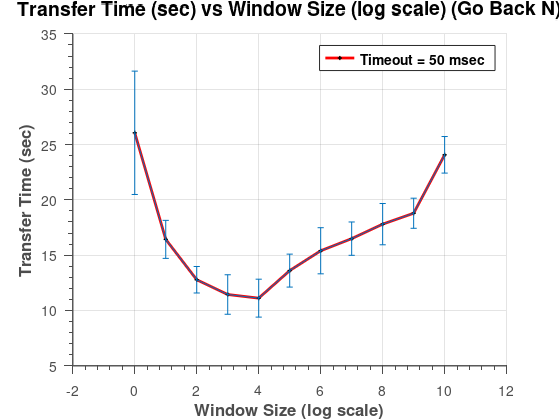
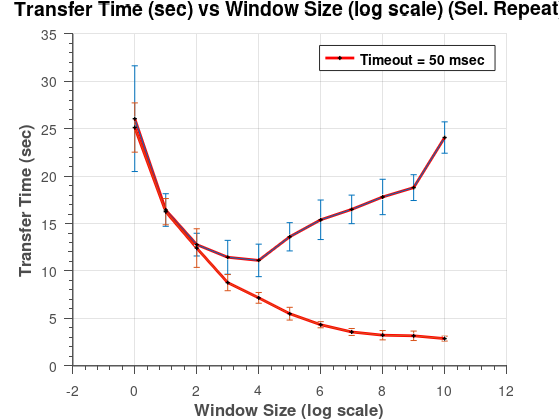
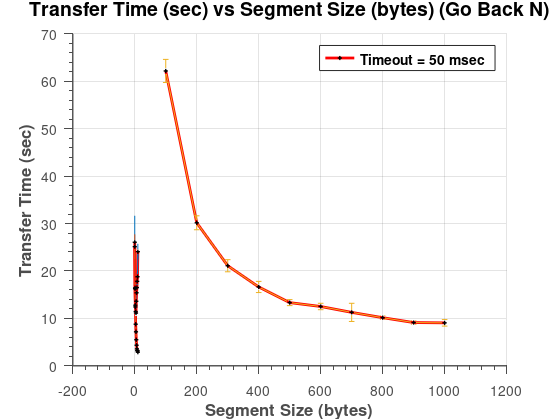
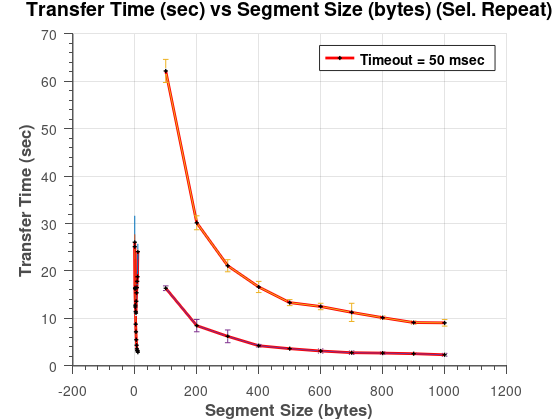

MATLAB code to generate these figures, in order:
function proj_visuals

%Task 1

    data = load('task1/results_task1_gobackn.txt');
    data(:, 1) = log2(data(:, 1));
    generate_single_plot(data, 'Transfer Time (sec) vs Window Size (log scale) (Go Back N)',...
                         'Window Size (log scale)', 'Transfer Time (sec)',...
                         {'Timeout = 50 msec'}, 'task1/figure_task1_gobackn.eps', 1);
                     
    data = load('task1/results_task1_selrepeat.txt');
    data(:, 1) = log2(data(:, 1));
    generate_single_plot(data, 'Transfer Time (sec) vs Window Size (log scale) (Sel. Repeat)',...
                         'Window Size (log scale)', 'Transfer Time (sec)',...
                         {'Timeout = 50 msec'}, 'task1/figure_task1_selrepeat.eps', 1);
                     
%Task 2
    data = load('task2/results_task2_gobackn.txt');
    generate_single_plot(data, 'Transfer Time (sec) vs Segment Size (bytes) (Go Back N)',...
                         'Segment Size (bytes)', 'Transfer Time (sec)',...
                         {'Timeout = 50 msec'}, 'task2/figure_task2_gobackn.eps', 1);
    
    data = load('task2/results_task2_selrepeat.txt');
    generate_single_plot(data, 'Transfer Time (sec) vs Segment Size (bytes) (Sel. Repeat)',...
                         'Segment Size (bytes)', 'Transfer Time (sec)',...
                         {'Timeout = 50 msec'}, 'task2/figure_task2_selrepeat.eps', 1);                 
                     
%Task 3
    data = load('task3/results_task3_gobackn.txt');
    prob = 0.01:0.01:0.1;    
    data = [prob' data];
    generate_single_plot(data, 'Transfer Time (sec) vs Segment Loss Probability (Go Back N)' ,...
                         'Loss Probability', 'Transfer Time (sec)',...
                         {'Timeout = 50 msec'}, 'task3/figure_task3_gobackn.eps', 1);
                     
    data = load('task3/results_task3_selrepeat.txt');
    prob = 0.01:0.01:0.1;    
    data = [prob' data];
    generate_single_plot(data, 'Transfer Time (sec) vs Segment Loss Probability (Sel. Repeat)' ,...
                         'Loss Probability', 'Transfer Time (sec)',...
                         {'Timeout = 50 msec'}, 'task3/figure_task3_selrepeat.eps', 1);                     
                     
                     
end


function generate_single_plot(data, ttl, xlbl, ylbl, lgnd, outputfilename, plotConfInterval)

figure(1);
confInterval = (data(:, 4) - data(:, 3))/2;

plot(data(:, 1), data(:, 2), 'rs-', 'LineWidth', 2, 'MarkerSize', 1, 'MarkerFaceColor' , [.49 1 .63], 'MarkerEdgeColor', 'k');
hold on;
confInterval = (data(:, 4) - data(:, 3))/2;
if (plotConfInterval)
    errorbar(data(:, 1), data(:, 2), confInterval);      
end
grid on;

hTitle = title(ttl);
hXLabel = xlabel(xlbl);
hYLabel = ylabel(ylbl);
hLegend = legend(lgnd, 'Location', 'Best');

set(gca,'FontName','Helvetica')

set([hTitle, hXLabel, hYLabel, hLegend], 'FontName', 'Helvetica', 'FontWeight', 'bold');
set([hLegend, gca], 'FontSize', 10);
set([hXLabel, hYLabel], 'FontSize', 12)
set(hTitle,'FontSize', 14, 'FontWeight', 'bold');
grid on
set(gca, ...
    'Box'         , 'off'     , ...
    'TickDir'     , 'out'     , ...
    'TickLength'  , [.02 .02] , ...
    'XMinorTick'  , 'on'      , ...
    'YMinorTick'  , 'on'      , ...
    'YGrid'       , 'on'      , ...
    'XColor'      , [.3 .3 .3], ...
    'YColor'      , [.3 .3 .3], ...
    'LineWidth'   , 1         );
axis fill
set(gcf, 'PaperPositionMode', 'auto');
print('-depsc2', outputfilename);
close;

end

% %task2 1K
% 
% figure(3);
% clr = load('task2_1k/clr.result');
% 
% plot(10:10:100, clr, 'b*-', 'LineWidth', 2);
% grid on;
% 
% hTitle = title('CLR vs K');
% hXLabel = xlabel('K');
% hYLabel = ylabel('CLR');
% hLegend = legend({'C = 1,000'}, 'Location', 'Best');
% 
% set(gca,'FontName','Helvetica')
% 
% set([hTitle, hXLabel, hYLabel, hLegend], 'FontName', 'Helvetica', 'FontWeight', 'bold');
% set([hLegend, gca], 'FontSize', 10);
% set([hXLabel, hYLabel], 'FontSize', 12)
% set(hTitle,'FontSize', 14, 'FontWeight', 'bold');
% grid on
% set(gca, ...
% 'Box'         , 'off'     , ...
% 'TickDir'     , 'out'     , ...
% 'TickLength'  , [.02 .02] , ...
% 'XMinorTick'  , 'on'      , ...
% 'YMinorTick'  , 'on'      , ...
% 'YGrid'       , 'on'      , ...
% 'XColor'      , [.3 .3 .3], ...
% 'YColor'      , [.3 .3 .3], ...
% 'LineWidth'   , 1         );
% axis fill
% set(gcf, 'PaperPositionMode', 'auto');
% print('-depsc2', 'figure_task2_1k.eps');
% close;
% %task2 100K
% 
% figure(4);
% clr = load('task2_100k/clr.result');
% 
% plot(10:10:100, clr, 'rs-', 'LineWidth', 2);
% grid on;
% 
% hTitle = title('CLR vs K');
% hXLabel = xlabel('K');
% hYLabel = ylabel('CLR');
% hLegend = legend({'C = 100,000'}, 'Location', 'Best');
% 
% set(gca,'FontName','Helvetica')
% 
% set([hTitle, hXLabel, hYLabel, hLegend], 'FontName', 'Helvetica', 'FontWeight', 'bold');
% set([hLegend, gca], 'FontSize', 10);
% set([hXLabel, hYLabel], 'FontSize', 12)
% set(hTitle,'FontSize', 14, 'FontWeight', 'bold');
% grid on
% set(gca, ...
% 'Box'         , 'off'     , ...
% 'TickDir'     , 'out'     , ...
% 'TickLength'  , [.02 .02] , ...
% 'XMinorTick'  , 'on'      , ...
% 'YMinorTick'  , 'on'      , ...
% 'YGrid'       , 'on'      , ...
% 'XColor'      , [.3 .3 .3], ...
% 'YColor'      , [.3 .3 .3], ...
% 'LineWidth'   , 1         );
% axis fill
% set(gcf, 'PaperPositionMode', 'auto');
% print('-depsc2', 'figure_task2_100k.eps');
% close;
% 
% %task3
% 
% figure(5);
% th_clr = zeros(10, 1);
% rho = 0.05:0.1:0.95;
% for i = 1:length(rho)
%     th_clr(i) = (1 - rho(i)) * (rho(i)^20) / (1 - rho(i)^21);
% end
% 
% clr = load('task3/clr.result');
% 
% plot(0.05:0.1:0.95, th_clr, 'b*-', 'LineWidth', 2); hold on;
% plot(0.05:0.1:0.95, clr, 'rs-', 'LineWidth', 2);
% grid on;
% 
% hTitle = title('CLR vs \rho, C = 100,000');
% hXLabel = xlabel('\rho');
% hYLabel = ylabel('CLR');
% hLegend = legend({'Analytical', 'Experimental'}, 'Location', 'Best');
% 
% set(gca,'FontName','Helvetica')
% 
% set([hTitle, hXLabel, hYLabel, hLegend], 'FontName', 'Helvetica', 'FontWeight', 'bold');
% set([hLegend, gca], 'FontSize', 10);
% set([hXLabel, hYLabel], 'FontSize', 12)
% set(hTitle,'FontSize', 14, 'FontWeight', 'bold');
% grid on
% set(gca, ...
% 'Box'         , 'off'     , ...
% 'TickDir'     , 'out'     , ...
% 'TickLength'  , [.02 .02] , ...
% 'XMinorTick'  , 'on'      , ...
% 'YMinorTick'  , 'on'      , ...
% 'YGrid'       , 'on'      , ...
% 'XColor'      , [.3 .3 .3], ...
% 'YColor'      , [.3 .3 .3], ...
% 'LineWidth'   , 1         );
% axis fill
% set(gcf, 'PaperPositionMode', 'auto');
% print('-depsc2', 'figure_task3.eps');
% close;
% 
% %task4
% 
% figure(6);
% waiting = load('task4/waiting.result');
% 
% plot(0.05:0.1:0.95, waiting, 'rs-', 'LineWidth', 2); hold on;
% grid on;
% 
% hTitle = title('Average waiting time (sec) vs \rho, C = 100,000');
% hXLabel = xlabel('\rho');
% hYLabel = ylabel('Average waiting time (sec)');
% hLegend = legend({'C = 100,000'}, 'Location', 'Best');
% 
% set(gca,'FontName','Helvetica')
% 
% set([hTitle, hXLabel, hYLabel, hLegend], 'FontName', 'Helvetica', 'FontWeight', 'bold');
% set([hLegend, gca], 'FontSize', 10);
% set([hXLabel, hYLabel], 'FontSize', 12)
% set(hTitle,'FontSize', 14, 'FontWeight', 'bold');
% grid on
% set(gca, ...
% 'Box'         , 'off'     , ...
% 'TickDir'     , 'out'     , ...
% 'TickLength'  , [.02 .02] , ...
% 'XMinorTick'  , 'on'      , ...
% 'YMinorTick'  , 'on'      , ...
% 'YGrid'       , 'on'      , ...
% 'XColor'      , [.3 .3 .3], ...
% 'YColor'      , [.3 .3 .3], ...
% 'LineWidth'   , 1         );
% axis fill
% set(gcf, 'PaperPositionMode', 'auto');
% print('-depsc2', 'figure_task4.eps');
% close;
% 
% %task5
% 
% figure(6);
% sim = load('task5/sim.result');
% 
% plot(0.05:0.1:0.95, sim, 'rs-', 'LineWidth', 2); hold on;
% grid on;
% 
% hTitle = title('Simulation time (sec) vs \rho, C = 100,000');
% hXLabel = xlabel('\rho');
% hYLabel = ylabel('Simulation time (sec)');
% hLegend = legend({'K = 40, C = 100,000'}, 'Location', 'Best');
% 
% set(gca,'FontName','Helvetica')
% 
% set([hTitle, hXLabel, hYLabel, hLegend], 'FontName', 'Helvetica', 'FontWeight', 'bold');
% set([hLegend, gca], 'FontSize', 10);
% set([hXLabel, hYLabel], 'FontSize', 12)
% set(hTitle,'FontSize', 14, 'FontWeight', 'bold');
% grid on
% set(gca, ...
% 'Box'         , 'off'     , ...
% 'TickDir'     , 'out'     , ...
% 'TickLength'  , [.02 .02] , ...
% 'XMinorTick'  , 'on'      , ...
% 'YMinorTick'  , 'on'      , ...
% 'YGrid'       , 'on'      , ...
% 'XColor'      , [.3 .3 .3], ...
% 'YColor'      , [.3 .3 .3], ...
% 'LineWidth'   , 1         );
% axis fill
% set(gcf, 'PaperPositionMode', 'auto');
% print('-depsc2', 'figure_task5.eps');
% close;
